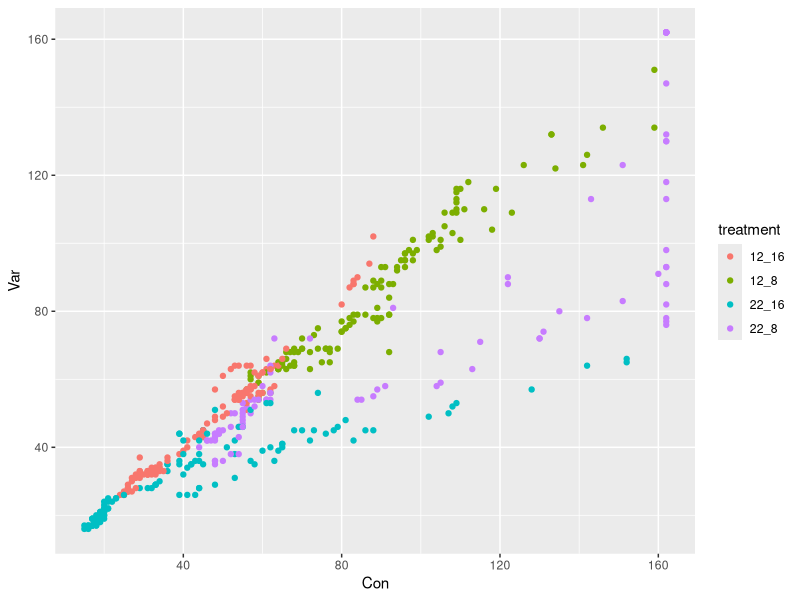
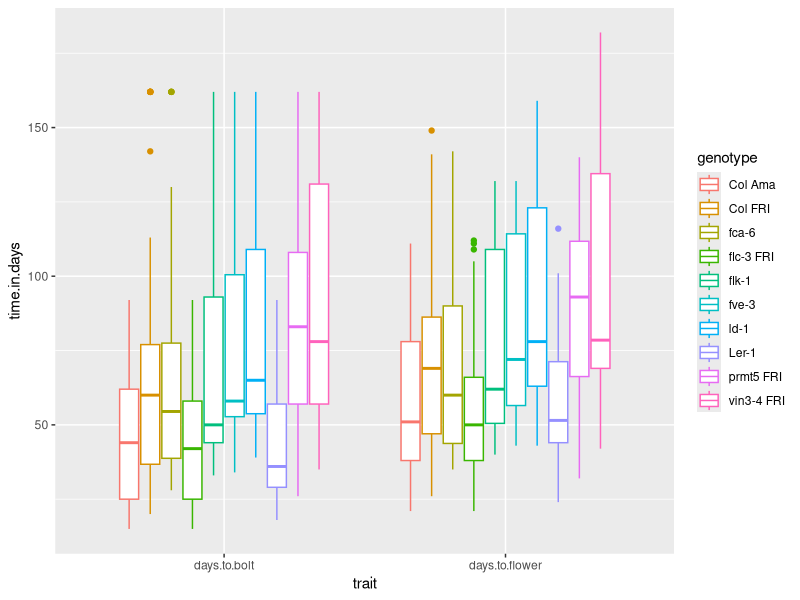

Here is the R script that generated these plots, in order:
## ---- chunk 1
knitr::opts_chunk$set(echo = TRUE)
## ---- chunk 2
# Chargez la librairie `tidyverse`

# Changez votre répertoire de travail pour être dans `session3_plots_reorganisation`

# Importer `burghardt_et_al_2015_expt1.txt` et mettez le dans un objet appelé `expt1`

## ---- chunk 3
# Chargez la librairie `tidyverse` (aide: utilisez la fonction `library()`)
library(tidyverse)

# Importer `burghardt_et_al_2015_expt1.txt` et mettez le dans un objet appelé `expt1`
#(aide: utilisez la fonction `read_tsv()`)

expt1 <- read_tsv("../data/burghardt_et_al_2015_expt1.txt")

## ---- chunk 4
# Créez une nouvelle table avec la colonne supplémentare  
expt1.cm <- mutate(expt1, total.leaf.length.cm = total.leaf.length.mm/10)

# Vérifier que la nouvelle colonne est bien là
colnames(expt1.cm)
## ---- chunk 5
# Créez deux nouvelles colonnes
expt1.cm <- mutate(expt1, 
                   blade.length.cm = blade.length.mm/10,
                   total.leaf.length.cm = total.leaf.length.mm/10)

# Vérifier que les nouvelles colonnes sont bien là
colnames(expt1.cm)
## ---- chunk 6
# Créez deux nouvelles colonnes
expt1.concatenated <- unite(expt1, "Vern_survival_bolt",vernalization,survival.bolt,bolt)

# Vérifier que la nouvelles colonnes sont bien là
colnames(expt1.concatenated)
## ---- chunk 7
# Créez deux nouvelles colonnes
expt1.separated <- separate(expt1, background, into=c("genotype", "FRI mutation"))

# Vérifier que la nouvelles colonnes sont bien là
colnames(expt1.separated)
## ---- chunk 8

expt1_subset <- select(expt1, plant_nb:vernalization, days.to.bolt)


## ---- chunk 9

expt1_wide <- spread(expt1_subset, key=fluctuation, value = days.to.bolt)


## ---- chunk 10

unite(expt1_wide, "treatment", temperature, day.length) %>% 
ggplot(aes(x=Con, y=Var, color=treatment)) +
  geom_point()


## ---- chunk 11
expt1_long <- gather(expt1, "trait", "time.in.days", days.to.bolt, days.to.flower)
## ---- chunk 12
ggplot(expt1_long, aes(x=trait, y=time.in.days, color=genotype)) +
  geom_boxplot()
